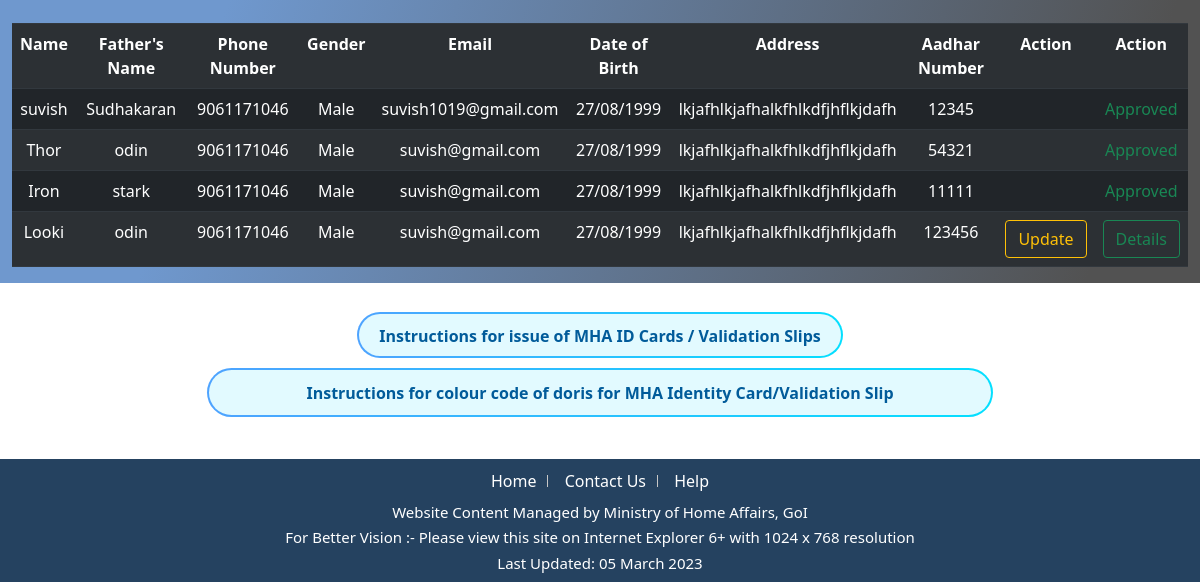
Page /system_admin (lower part) on the earlier database version.
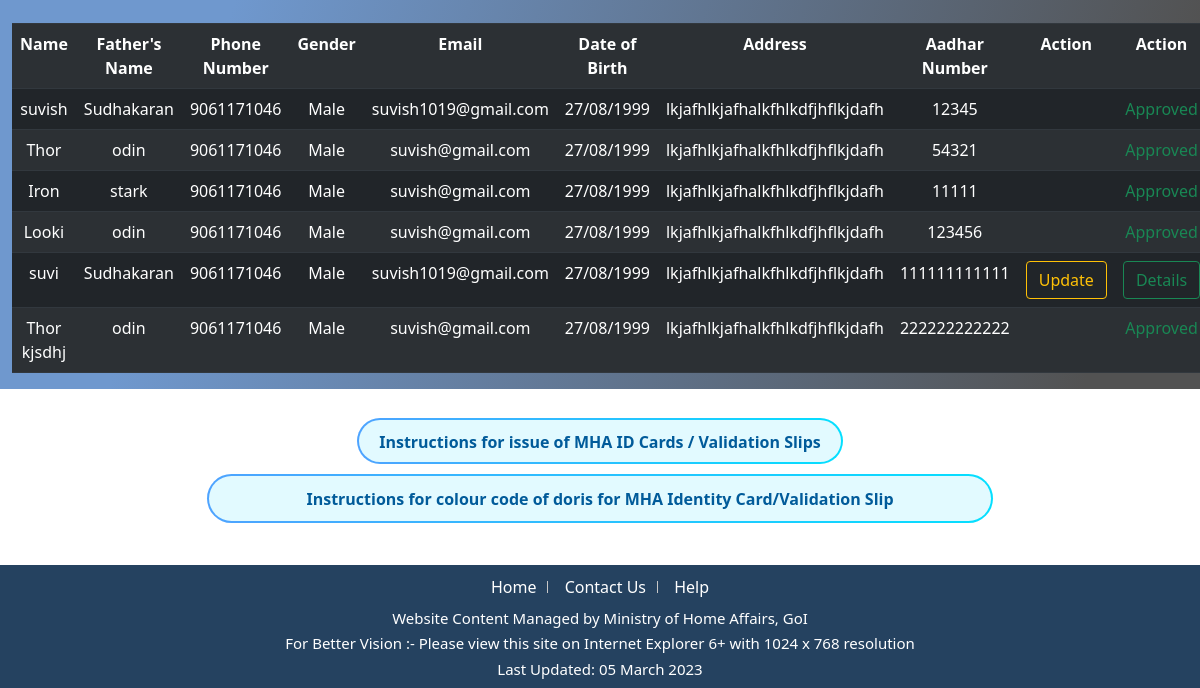
Same page on the later database version.
### whitecardapp/models.py (models this page shows, shortened)
class Application(models.Model):
    name = models.CharField(max_length=20)
    last_name = models.CharField(max_length=20)
    father_name = models.CharField(max_length=20)
    phone_no = models.IntegerField()
    Gender = models.CharField(max_length=10)
    email = models.EmailField()
    dob = models.CharField(max_length=30)
    address = models.CharField(max_length=250)
    aadhar_no = models.IntegerField()
    license_no = models.IntegerField()
    electionid_no = models.CharField(max_length=15)
    rationcard_no = models.IntegerField()
    pancard_no = models.IntegerField(null=True)
    Photo = models.ImageField(upload_to="usr_photo")
    rto_approval = models.CharField(max_length=10, default=False)
    ration_approval = models.CharField(max_length=10, default=False)
    voter_approval = models.CharField(max_length=10, default=False)
    admin_approval = models.CharField(max_length=10, default=False)
    it_return_approval = models.CharField(max_length=10, default=False)
    qr = models.ImageField(upload_to='qr_code', null=True)
    applicant = models.ForeignKey(User,on_delete=models.SET_NULL,null=True,blank=True)

### whitecardapp/views.py (the view, shortened to what this page needs)
# urls.py: path('system_admin', views.system_admin, name="system_admin"),
def system_admin(request):
    app_admin = Application.objects.all()
    return render(request, 'system_admin.html', {'app_admin':app_admin})

### templates/system_admin.html (shortened to what this page needs)
{% load static %}
<!DOCTYPE html>
<html lang="en">
<head>
    <link rel="stylesheet" href="https://cdn.jsdelivr.net/npm/bootstrap@4.0.0/dist/css/bootstrap.min.css">
    <link rel="stylesheet" href="{% static 'css/style.css' %}">
    <link rel="stylesheet" href="{% static 'css/bootstrap.min.css' %}">
</head>
<body>
    <div class="app_filling-id-wrapper">
        <div class="container-fluid">
            <div class="row">
                <div class="container-fluid">
                    <table class="table table-dark table-striped mt-4">
                        <tr>
                            <th class="text-center">Name</th>
                            <th class="text-center">Father's Name</th>
                            <th class="text-center">Phone Number</th>
                            <th class="text-center">Gender</th>
                            <th class="text-center">Email</th>
                            <th class="text-center">Date of Birth</th>
                            <th class="text-center">Address</th>
                            <th class="text-center">Aadhar Number</th>
                            <th class="text-center">Action</th>
                            <th class="text-center">Action</th>
                        </tr>
                    {% for i in app_admin %}
                        <tr>
                            <td>{{i.name}}</td>
                            <td>{{i.father_name}}</td>
                            <td>{{i.phone_no}}</td>
                            <td>{{i.Gender}}</td>
                            <td>{{i.email}}</td>
                            <td>{{i.dob}}</td>
                            <td>{{i.address}}</td>
                            <td>{{i.aadhar_no}}</td>
                            {% if i.admin_approval == "False" %}
                                <td><a class="btn btn-outline-warning" href="{% url 'admin_update' i.id %}">Update</a></td>
                            {% else %}
                                <td></td>
                            {% endif %}
                            {% if i.admin_approval == "False" %}
                                <td><a class="btn btn-outline-success" href="{% url 'adminapprove' i.id %}">Details</a></td>
                            {% else %}
                                <td class="text-success">Approved</td>
                            {% endif %}
                        </tr>
                    {% endfor %}
                    </table>
                </div>
            </div>
		</div>
	</div>
    <div class="instruction-wraper">
        <div class="container">
            <div class="row">
                <div class="col-12">
                    <div class="instruction-iner">
                        <a href="https://validation.mha.gov.in/images/Idcard.PDF" target="_blank" class="btn-details"> Instructions for issue of MHA ID Cards / Validation Slips</a>
                        <a href="https://validation.mha.gov.in/images/Validationslip_21092021.PDF" target="_blank" class="btn-details"> Instructions for colour code of doris for MHA Identity Card/Validation Slip</a>
                    </div>
                </div>
            </div>
	    </div>
    </div>
<div class="footer">
    <div class="container">
        <div class="row">
        <div class="col-12">
            <ul class="clearfix copyrightLink">
                <li class="menu-item">
                <a href="https://mha.gov.in" target="_blank">Home</a>
                    </li>
                    <li class="menu-item">
                <a href="https://mha.gov.in/contactus" target="_blank">Contact Us</a>
                        </li>
                <li class="menu-item">
                <a href="https://mha.gov.in/help" target="_blank">Help</a>
                    </li>
            </ul>
                <p>Website Content Managed by Ministry of Home Affairs, GoI</p>
            <p>For Better Vision :- Please view this site on Internet Explorer 6+ with 1024 x 768 resolution</p>
                                    <p>Last Updated: 05 March 2023</p>
        </div>
</div>
</div>
 </div>
</body>
</html>

Differences in the rows shown:
changed Application "Looki": admin_approval "Update Details" → "Approved"
added Application: name "suvi", father_name "Sudhakaran", phone_no "9061171046", Gender "Male", email "suvish1019@gmail.com", dob "27/08/1999", address "lkjafhlkjafhalkfhlkdfjhflkjdafh", aadhar_no "111111111111", admin_approval "Update"
added Application: name "Thor kjsdhj", father_name "odin", phone_no "9061171046", Gender "Male", email "suvish@gmail.com", dob "27/08/1999", address "lkjafhlkjafhalkfhlkdfjhflkjdafh", aadhar_no "222222222222", admin_approval "True" (drawn)
